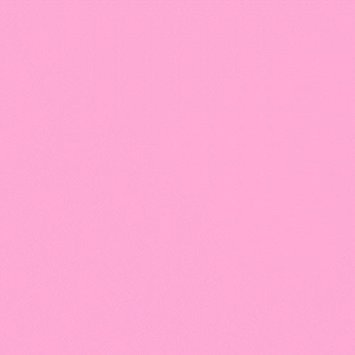
#> input picture Convolutional_Filters_Edge_Detection/pink_solid.jpg, 355 x 355 px
$ jupyter execute --allow-errors 1_Fourier_Transform.ipynb
#> lines starting #> are read from the running program, lines starting #| are printed output that depends on the picture
# Fourier Transform

Libraries

[cell 1]
import numpy as np
import cv2
import matplotlib.pyplot as plt

[cell 2]
# perform a fast fourier transform and create a scaled, frequency transform image
def fourier(image):
    image = cv2.cvtColor(image, cv2.COLOR_BGR2GRAY)
    # normalize the image color values from a range of [0,255] to [0,1]
    image = image / 255.0

    f = np.fft.ifft2(image)
    fshift = np.fft.fftshift(f)
    frequency_tx = 20*np.log(np.abs(fshift))

    return frequency_tx

[cell 3]
def image_fourier(file):
#> called with file = 'pink_solid.jpg'
    image = cv2.imread(file)
#> image is the input picture: shape (355, 355, 3); mean B, G, R 211.9, 169.9, 253.5
    rgb = cv2.cvtColor(image, cv2.COLOR_BGR2RGB)

    plt.subplot(1,2,1)
    plt.imshow(rgb)
    plt.subplot(1,2,2)
    plt.imshow(fourier(image))

[cell 4]
image_fourier("pink_solid.jpg")
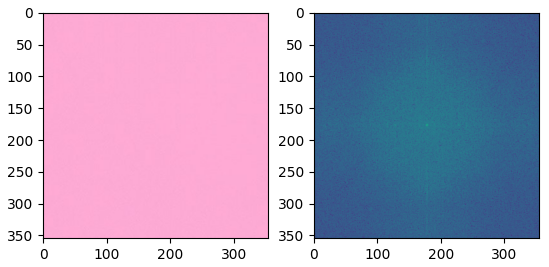
#> figure drawn by matplotlib, 2 panels

#> (a cell that did not finish here is left out)


[cell 6]
image_fourier("stripes.jpg")
#> call 3 of image_fourier, with file = 'stripes.jpg'
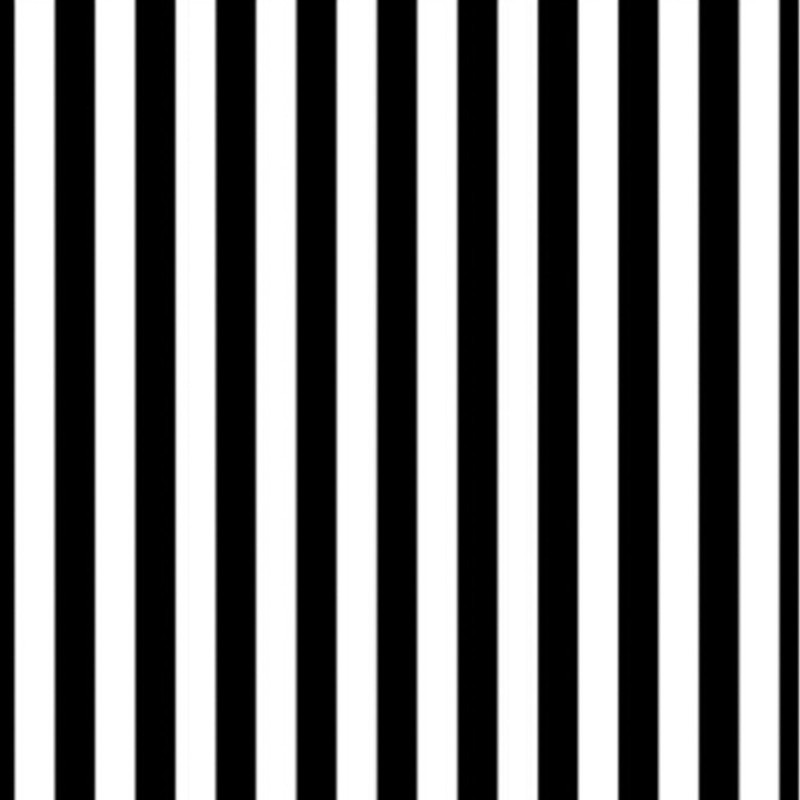
#> input picture Convolutional_Filters_Edge_Detection/stripes.jpg, 800 x 800 px
#> in image_fourier, image is the input picture: shape (800, 800, 3); min 0, max 255, mean 128.6

[cell 7]
image_fourier("stripes_r.jpg")
#> call 4 of image_fourier, with file = 'stripes_r.jpg'
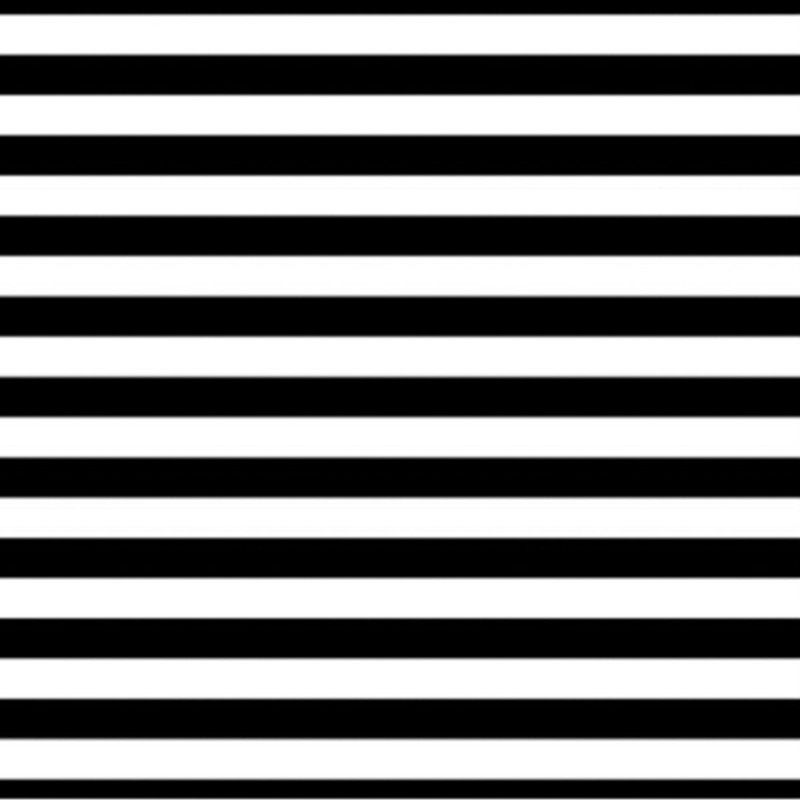
#> input picture Convolutional_Filters_Edge_Detection/stripes_r.jpg, 800 x 800 px
#> in image_fourier, image is the input picture: shape (800, 800, 3); min 0, max 255, mean 128.6
#> in fourier (call 3), `frequency_tx = 20*np.log(np.abs(fshift))`:
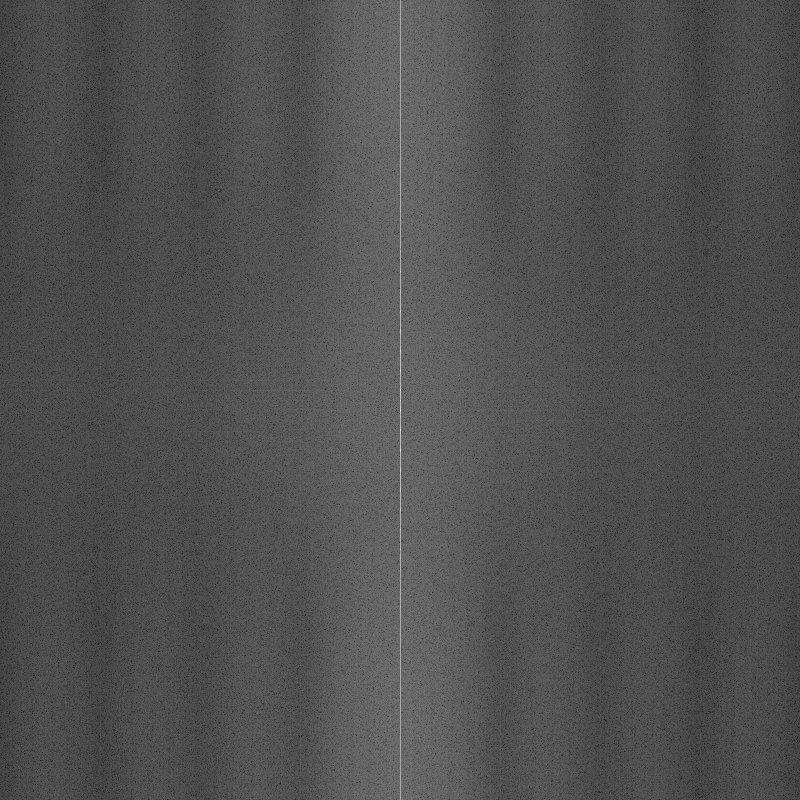
#> frequency_tx: shape (800, 800) float64; min -407.2, max -13.69, mean -281.8; drawn with min black and max white

[cell 8]
image_fourier("birds.jpg")
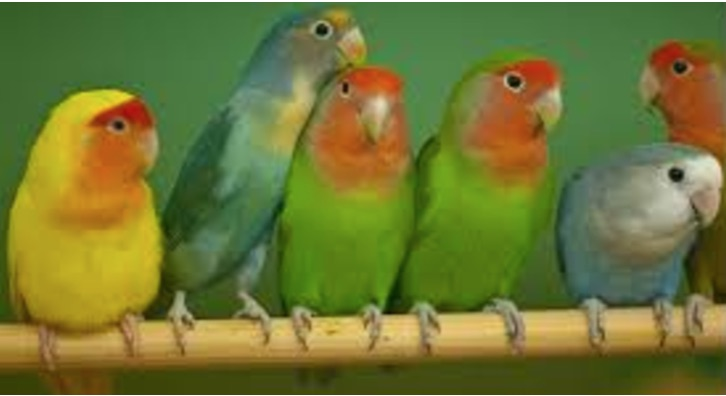
#> input picture Convolutional_Filters_Edge_Detection/birds.jpg, 726 x 396 px
#> in image_fourier, image is the input picture: shape (396, 726, 3); mean B, G, R 52.2, 118.2, 111.1
#> in fourier (call 4), `image = cv2.cvtColor(image, cv2.COLOR_BGR2GRAY)`:
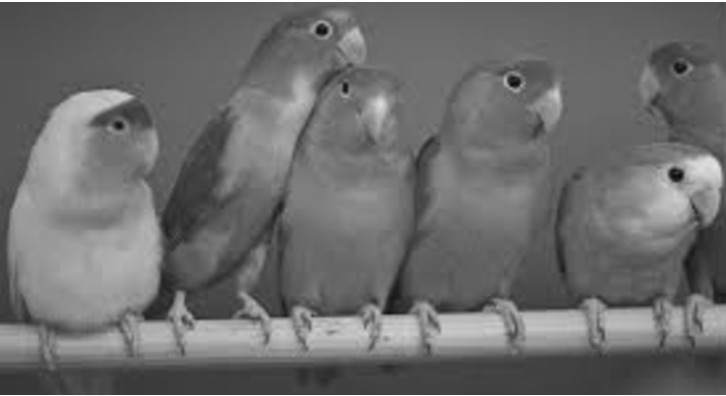
#> image: shape (396, 726); min 8, max 255, mean 108.6
#> in fourier (call 4), `frequency_tx = 20*np.log(np.abs(fshift))`:
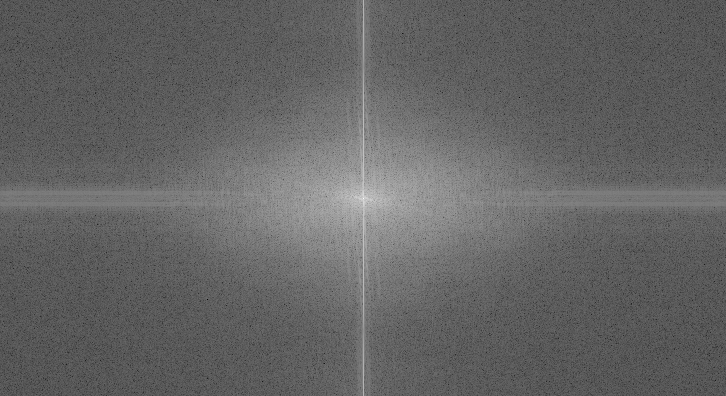
#> frequency_tx: shape (396, 726) float64; min -394.5, max -17.08, mean -246.2; drawn with min black and max white

[cell 9]
image_fourier("diag-stripes.png")
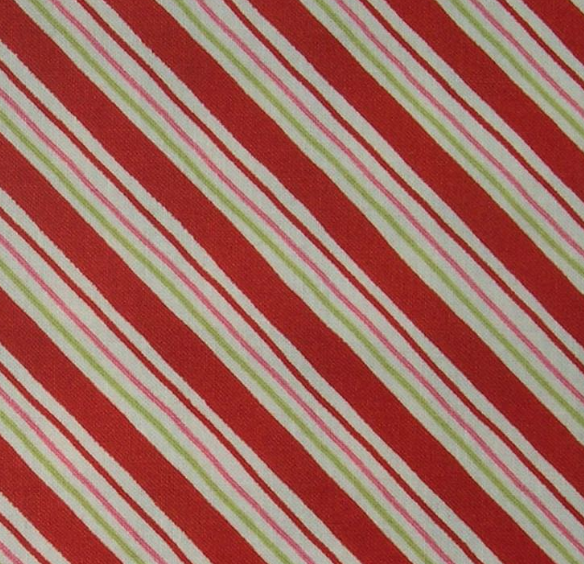
#> input picture Convolutional_Filters_Edge_Detection/diag-stripes.png, 584 x 564 px
#> in image_fourier, image is the input picture: shape (564, 584, 3); mean B, G, R 97.8, 108.3, 162.3
#> in fourier (call 5), `image = cv2.cvtColor(image, cv2.COLOR_BGR2GRAY)`:
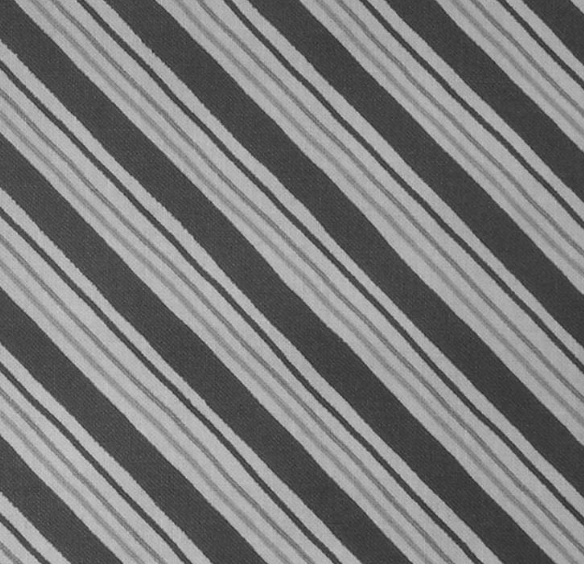
#> image: shape (564, 584); min 36, max 205, mean 123.3
#> in fourier (call 5), `frequency_tx = 20*np.log(np.abs(fshift))`:
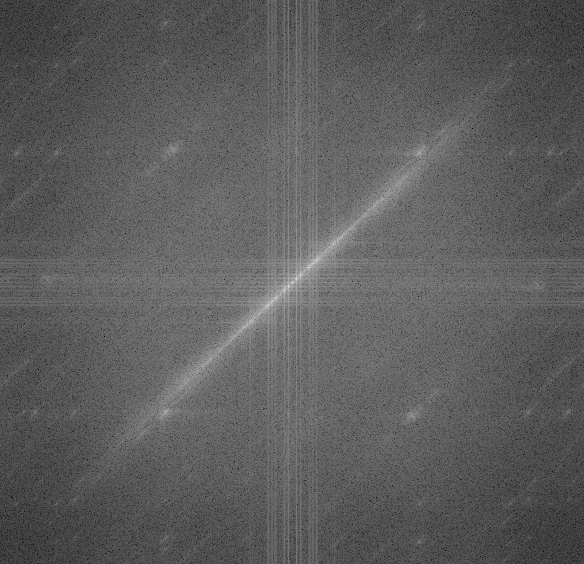
#> frequency_tx: shape (564, 584) float64; min -332.4, max -14.54, mean -216.5; drawn with min black and max white
